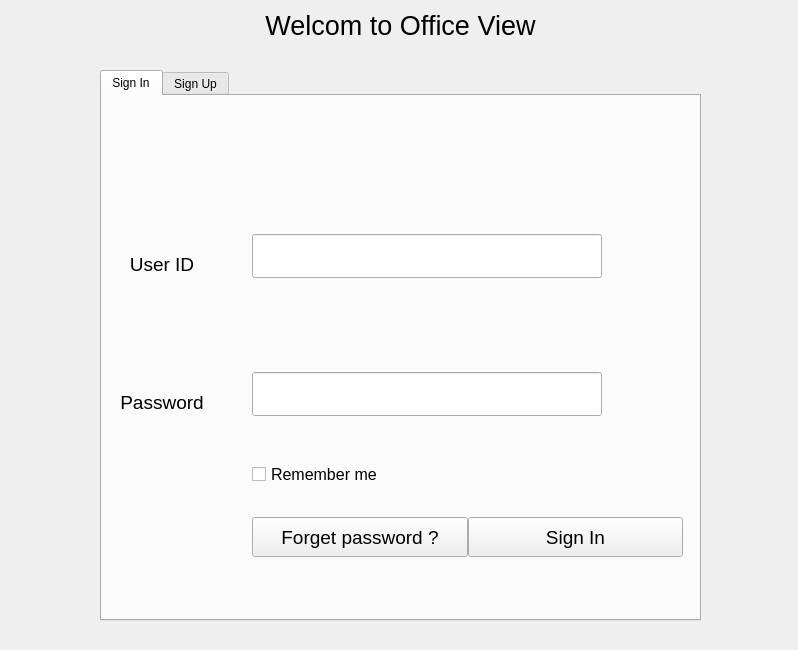
<?xml version="1.0" encoding="UTF-8"?>
<ui version="4.0">
 <class>WindowID</class>
 <widget class="QWidget" name="WindowID">
  <property name="geometry">
   <rect>
    <x>0</x>
    <y>0</y>
    <width>798</width>
    <height>650</height>
   </rect>
  </property>
  <property name="minimumSize">
   <size>
    <width>200</width>
    <height>200</height>
   </size>
  </property>
  <property name="maximumSize">
   <size>
    <width>800</width>
    <height>650</height>
   </size>
  </property>
  <property name="windowTitle">
   <string>WindowLogIn</string>
  </property>
  <widget class="QLabel" name="label">
   <property name="geometry">
    <rect>
     <x>100</x>
     <y>10</y>
     <width>601</width>
     <height>31</height>
    </rect>
   </property>
   <property name="text">
    <string>&lt;html&gt;&lt;head/&gt;&lt;body&gt;&lt;p&gt;&lt;span style=&quot; font-size:20pt;&quot;&gt;Welcom to Office View&lt;/span&gt;&lt;/p&gt;&lt;/body&gt;&lt;/html&gt;</string>
   </property>
   <property name="alignment">
    <set>Qt::AlignCenter</set>
   </property>
  </widget>
  <widget class="QTabWidget" name="tabWidget">
   <property name="geometry">
    <rect>
     <x>100</x>
     <y>70</y>
     <width>601</width>
     <height>551</height>
    </rect>
   </property>
   <property name="currentIndex">
    <number>0</number>
   </property>
   <widget class="QWidget" name="tab">
    <attribute name="title">
     <string>Sign In</string>
    </attribute>
    <widget class="QWidget" name="formLayoutWidget">
     <property name="geometry">
      <rect>
       <x>10</x>
       <y>40</y>
       <width>571</width>
       <height>441</height>
      </rect>
     </property>
     <layout class="QFormLayout" name="formLayout">
      <property name="horizontalSpacing">
       <number>40</number>
      </property>
      <property name="verticalSpacing">
       <number>30</number>
      </property>
      <property name="topMargin">
       <number>50</number>
      </property>
      <item row="1" column="0">
       <widget class="QLabel" name="labelUserID">
        <property name="minimumSize">
         <size>
          <width>100</width>
          <height>60</height>
         </size>
        </property>
        <property name="font">
         <font>
          <pointsize>14</pointsize>
         </font>
        </property>
        <property name="text">
         <string>User ID</string>
        </property>
        <property name="alignment">
         <set>Qt::AlignCenter</set>
        </property>
       </widget>
      </item>
      <item row="1" column="1">
       <widget class="QLineEdit" name="userIDLine">
        <property name="minimumSize">
         <size>
          <width>0</width>
          <height>40</height>
         </size>
        </property>
        <property name="maximumSize">
         <size>
          <width>350</width>
          <height>16777215</height>
         </size>
        </property>
        <property name="font">
         <font>
          <pointsize>24</pointsize>
         </font>
        </property>
       </widget>
      </item>
      <item row="3" column="0">
       <widget class="QLabel" name="labelPass">
        <property name="minimumSize">
         <size>
          <width>100</width>
          <height>60</height>
         </size>
        </property>
        <property name="font">
         <font>
          <pointsize>14</pointsize>
         </font>
        </property>
        <property name="text">
         <string>Password</string>
        </property>
        <property name="alignment">
         <set>Qt::AlignCenter</set>
        </property>
       </widget>
      </item>
      <item row="3" column="1">
       <widget class="QLineEdit" name="passwordLine">
        <property name="minimumSize">
         <size>
          <width>200</width>
          <height>40</height>
         </size>
        </property>
        <property name="maximumSize">
         <size>
          <width>350</width>
          <height>16777215</height>
         </size>
        </property>
        <property name="font">
         <font>
          <pointsize>24</pointsize>
         </font>
        </property>
       </widget>
      </item>
      <item row="5" column="1">
       <layout class="QHBoxLayout" name="horizontalLayout">
        <item>
         <widget class="QPushButton" name="buttonForgetPass">
          <property name="minimumSize">
           <size>
            <width>150</width>
            <height>40</height>
           </size>
          </property>
          <property name="font">
           <font>
            <pointsize>14</pointsize>
           </font>
          </property>
          <property name="text">
           <string>Forget password ?</string>
          </property>
         </widget>
        </item>
        <item>
         <widget class="QPushButton" name="buttonSignIn">
          <property name="minimumSize">
           <size>
            <width>150</width>
            <height>40</height>
           </size>
          </property>
          <property name="font">
           <font>
            <pointsize>14</pointsize>
           </font>
          </property>
          <property name="text">
           <string>Sign In</string>
          </property>
         </widget>
        </item>
       </layout>
      </item>
      <item row="4" column="1">
       <widget class="QCheckBox" name="checkMe">
        <property name="font">
         <font>
          <pointsize>12</pointsize>
         </font>
        </property>
        <property name="text">
         <string>Remember me</string>
        </property>
       </widget>
      </item>
      <item row="0" column="1">
       <widget class="QLabel" name="messUserID">
        <property name="font">
         <font>
          <pointsize>12</pointsize>
         </font>
        </property>
        <property name="text">
         <string/>
        </property>
       </widget>
      </item>
      <item row="2" column="1">
       <widget class="QLabel" name="messPass">
        <property name="font">
         <font>
          <pointsize>12</pointsize>
         </font>
        </property>
        <property name="text">
         <string/>
        </property>
       </widget>
      </item>
     </layout>
    </widget>
   </widget>
   <widget class="QWidget" name="tab_2">
    <attribute name="title">
     <string>Sign Up</string>
    </attribute>
    <widget class="QWidget" name="formLayoutWidget_2">
     <property name="geometry">
      <rect>
       <x>10</x>
       <y>10</y>
       <width>581</width>
       <height>411</height>
      </rect>
     </property>
     <layout class="QFormLayout" name="formLayout_2">
      <property name="sizeConstraint">
       <enum>QLayout::SetMinimumSize</enum>
      </property>
      <property name="labelAlignment">
       <set>Qt::AlignCenter</set>
      </property>
      <property name="horizontalSpacing">
       <number>40</number>
      </property>
      <property name="verticalSpacing">
       <number>10</number>
      </property>
      <property name="topMargin">
       <number>10</number>
      </property>
      <item row="0" column="1">
       <widget class="QLabel" name="messUserID_2">
        <property name="minimumSize">
         <size>
          <width>350</width>
          <height>30</height>
         </size>
        </property>
        <property name="maximumSize">
         <size>
          <width>16777215</width>
          <height>10</height>
         </size>
        </property>
        <property name="font">
         <font>
          <pointsize>12</pointsize>
         </font>
        </property>
        <property name="text">
         <string/>
        </property>
       </widget>
      </item>
      <item row="1" column="0">
       <widget class="QLabel" name="labelUserID_2">
        <property name="minimumSize">
         <size>
          <width>100</width>
          <height>40</height>
         </size>
        </property>
        <property name="maximumSize">
         <size>
          <width>16777215</width>
          <height>40</height>
         </size>
        </property>
        <property name="font">
         <font>
          <pointsize>14</pointsize>
         </font>
        </property>
        <property name="text">
         <string>User ID</string>
        </property>
        <property name="alignment">
         <set>Qt::AlignCenter</set>
        </property>
       </widget>
      </item>
      <item row="1" column="1">
       <widget class="QLineEdit" name="userIDLine_2">
        <property name="minimumSize">
         <size>
          <width>0</width>
          <height>0</height>
         </size>
        </property>
        <property name="maximumSize">
         <size>
          <width>350</width>
          <height>40</height>
         </size>
        </property>
        <property name="font">
         <font>
          <pointsize>24</pointsize>
         </font>
        </property>
       </widget>
      </item>
      <item row="4" column="1">
       <widget class="QLabel" name="messPass_2">
        <property name="maximumSize">
         <size>
          <width>350</width>
          <height>30</height>
         </size>
        </property>
        <property name="font">
         <font>
          <pointsize>12</pointsize>
         </font>
        </property>
        <property name="text">
         <string/>
        </property>
       </widget>
      </item>
      <item row="5" column="0">
       <widget class="QLabel" name="labelPass_2">
        <property name="minimumSize">
         <size>
          <width>100</width>
          <height>40</height>
         </size>
        </property>
        <property name="maximumSize">
         <size>
          <width>16777215</width>
          <height>40</height>
         </size>
        </property>
        <property name="font">
         <font>
          <pointsize>14</pointsize>
         </font>
        </property>
        <property name="text">
         <string>Password</string>
        </property>
        <property name="alignment">
         <set>Qt::AlignCenter</set>
        </property>
       </widget>
      </item>
      <item row="5" column="1">
       <widget class="QLineEdit" name="passwordLine_2">
        <property name="minimumSize">
         <size>
          <width>0</width>
          <height>0</height>
         </size>
        </property>
        <property name="maximumSize">
         <size>
          <width>350</width>
          <height>40</height>
         </size>
        </property>
        <property name="font">
         <font>
          <pointsize>24</pointsize>
         </font>
        </property>
       </widget>
      </item>
      <item row="6" column="1">
       <widget class="QLabel" name="messConfirmPass">
        <property name="maximumSize">
         <size>
          <width>350</width>
          <height>30</height>
         </size>
        </property>
        <property name="font">
         <font>
          <pointsize>12</pointsize>
         </font>
        </property>
        <property name="text">
         <string/>
        </property>
       </widget>
      </item>
      <item row="7" column="0">
       <widget class="QLabel" name="labelConfirmPass">
        <property name="minimumSize">
         <size>
          <width>100</width>
          <height>40</height>
         </size>
        </property>
        <property name="maximumSize">
         <size>
          <width>16777215</width>
          <height>40</height>
         </size>
        </property>
        <property name="font">
         <font>
          <pointsize>14</pointsize>
         </font>
        </property>
        <property name="text">
         <string>Confirm password</string>
        </property>
        <property name="alignment">
         <set>Qt::AlignCenter</set>
        </property>
       </widget>
      </item>
      <item row="7" column="1">
       <widget class="QLineEdit" name="confirmPassLine">
        <property name="minimumSize">
         <size>
          <width>0</width>
          <height>0</height>
         </size>
        </property>
        <property name="maximumSize">
         <size>
          <width>350</width>
          <height>40</height>
         </size>
        </property>
        <property name="font">
         <font>
          <pointsize>24</pointsize>
         </font>
        </property>
       </widget>
      </item>
      <item row="3" column="1">
       <widget class="QLineEdit" name="emailLine">
        <property name="minimumSize">
         <size>
          <width>0</width>
          <height>40</height>
         </size>
        </property>
        <property name="maximumSize">
         <size>
          <width>350</width>
          <height>40</height>
         </size>
        </property>
        <property name="font">
         <font>
          <pointsize>24</pointsize>
         </font>
        </property>
       </widget>
      </item>
      <item row="2" column="1">
       <widget class="QLabel" name="messEmail">
        <property name="maximumSize">
         <size>
          <width>350</width>
          <height>30</height>
         </size>
        </property>
        <property name="font">
         <font>
          <pointsize>12</pointsize>
         </font>
        </property>
        <property name="text">
         <string/>
        </property>
       </widget>
      </item>
      <item row="3" column="0">
       <widget class="QLabel" name="labelEmail">
        <property name="maximumSize">
         <size>
          <width>16777215</width>
          <height>40</height>
         </size>
        </property>
        <property name="font">
         <font>
          <pointsize>14</pointsize>
         </font>
        </property>
        <property name="text">
         <string>E-Mail</string>
        </property>
        <property name="alignment">
         <set>Qt::AlignCenter</set>
        </property>
       </widget>
      </item>
     </layout>
    </widget>
    <widget class="QPushButton" name="buttonSignUp">
     <property name="geometry">
      <rect>
       <x>160</x>
       <y>450</y>
       <width>281</width>
       <height>40</height>
      </rect>
     </property>
     <property name="minimumSize">
      <size>
       <width>0</width>
       <height>40</height>
      </size>
     </property>
     <property name="maximumSize">
      <size>
       <width>350</width>
       <height>40</height>
      </size>
     </property>
     <property name="font">
      <font>
       <pointsize>14</pointsize>
      </font>
     </property>
     <property name="text">
      <string>Sign Up</string>
     </property>
    </widget>
   </widget>
  </widget>
  <widget class="QLabel" name="label_12">
   <property name="geometry">
    <rect>
     <x>740</x>
     <y>10</y>
     <width>51</width>
     <height>41</height>
    </rect>
   </property>
   <property name="text">
    <string/>
   </property>
  </widget>
 </widget>
 <resources/>
 <connections/>
</ui>
